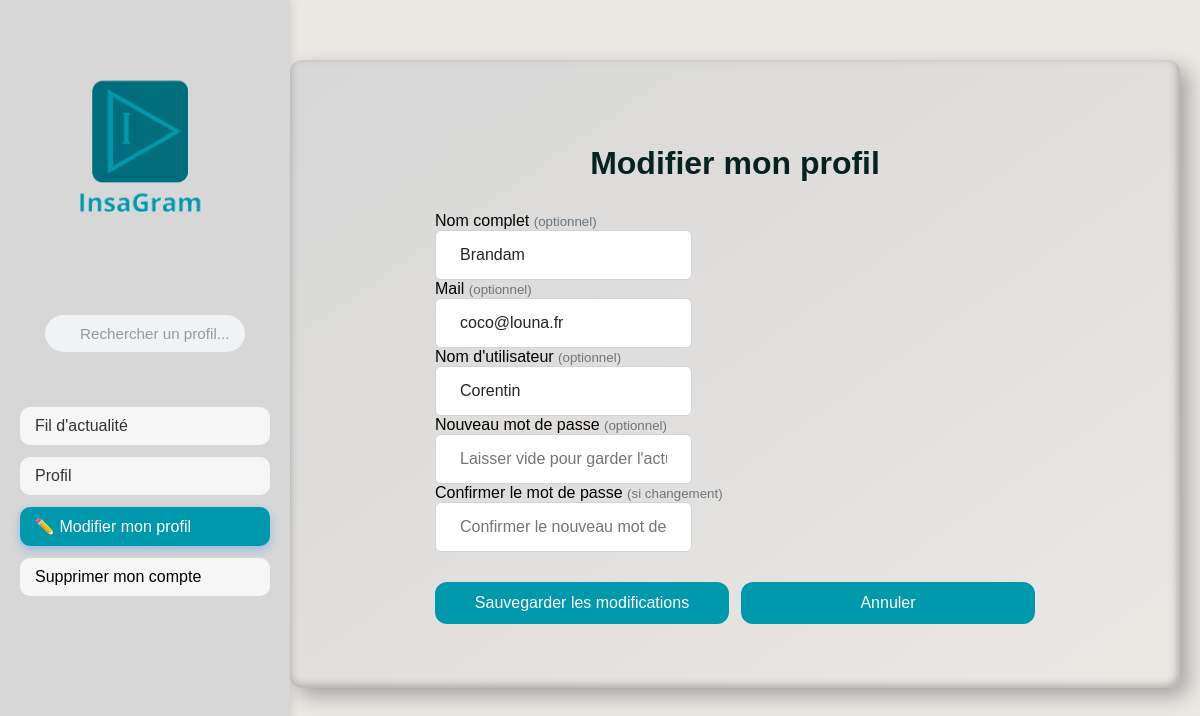
/edit_profile (signed in), run on the app's committed database.
### app.py (models this page shows, shortened)
class User(db.Model):
    id = db.Column(db.Integer, primary_key=True)
    name = db.Column(db.String(80), unique=False, nullable=False)
    username = db.Column(db.String(80), unique=True, nullable=False)
    password = db.Column(db.String(80), nullable=False)
    email = db.Column(db.String(120), unique=True, nullable=False)
    biography = db.Column(db.Text, nullable=True)
    posts = db.relationship('Post', backref='author', lazy=True)
    followed = db.relationship(
        'User',
        secondary=followers,
        primaryjoin=(followers.c.follower_id == id),
        secondaryjoin=(followers.c.followed_id == id),
        backref=db.backref('followers', lazy='dynamic'),
        lazy='dynamic'
    )

### app.py (the view, shortened to what this page needs)
@app.route('/edit_profile', methods=['GET', 'POST'])
def edit_profile():
    if 'username' not in session:
        return redirect(url_for('login'))
    user = User.query.filter_by(username=session['username']).first()
    return render_template('edit_profile.html', user=user)

### templates/edit_profile.html (shortened to what this page needs)
<!DOCTYPE html>
<html lang="fr">
<head>
    <link rel="stylesheet" href="{{ url_for('static', filename='style.css') }}">
</head>
<body>
<div class="sidebar">
    <img src="{{ url_for('static', filename='images/LOGO_sidebar.png') }}" alt="Logo InsaGram" class="logo">
    <div class="container-search">
        <form method="GET" action="{{ url_for('search') }}" class="search-form">
            <input
                type="text"
                name="q"
                placeholder="Rechercher un profil..."
                aria-label="Rechercher"
                class="search-input-with-icon">
        </form>
    </div>
    <nav class="sidebar-nav">
        <form action="{{ url_for('feed') }}" method="get">
            <button
                type="submit"
                class="sidebar-btn {% if request.endpoint == 'feed' %}active{% endif %}">
                Fil d'actualité
            </button>
        </form>
        <form action="{{ url_for('profile') }}" method="get">
            <button
                type="submit"
                class="sidebar-btn {% if request.endpoint == 'profile' %}active{% endif %}">
                Profil
            </button>
        </form>
        <form action="{{ url_for('edit_profile') }}" method="get">
            <button
                type="submit"
                class="sidebar-btn {% if request.endpoint == 'edit_profile' %}active{% endif %}">
                ✏️ Modifier mon profil
            </button>
        </form>
        <form action="{{ url_for('delete_account') }}" method="get">
            <button
                type="submit"
                class="sidebar-btn btn-danger">
                Supprimer mon compte
            </button>
        </form>
    </nav>
</div>
<div class="main-content bg-light">
    <div class="container container--lg">
        <h1 class="h1" style="text-align: center;">Modifier mon profil</h1>
        <div class="edit-profile-wrapper">
            <form method="POST" action="{{ url_for('edit_profile') }}" class="edit-profile-form">
                <div class="mb-3">
                    <label for="name" class="form-label">Nom complet <small class="text-muted">(optionnel)</small></label>
                    <input
                        type="text"
                        class="form-control"
                        id="name"
                        name="name"
                        value="{{ user.name }}"
                        placeholder="Laisser vide pour garder l'actuel">
                </div>
                <div class="mb-3">
                    <label for="email" class="form-label">Mail <small class="text-muted">(optionnel)</small></label>
                    <input
                        type="email"
                        class="form-control"
                        id="email"
                        name="email"
                        value="{{ user.email }}"
                        placeholder="Laisser vide pour garder l'actuel">
                </div>
                <div class="mb-3">
                    <label for="username" class="form-label">Nom d'utilisateur <small class="text-muted">(optionnel)</small></label>
                    <input
                        type="text"
                        class="form-control"
                        id="username"
                        name="username"
                        value="{{ user.username }}"
                        placeholder="Laisser vide pour garder l'actuel">
                </div>
                <div class="mb-3">
                    <label for="password" class="form-label">Nouveau mot de passe <small class="text-muted">(optionnel)</small></label>
                    <input
                        type="password"
                        class="form-control"
                        id="password"
                        name="password"
                        minlength="6"
                        placeholder="Laisser vide pour garder l'actuel">
                </div>
                <div class="mb-3">
                    <label for="confirm_password" class="form-label">Confirmer le mot de passe <small class="text-muted">(si changement)</small></label>
                    <input
                        type="password"
                        class="form-control"
                        id="confirm_password"
                        name="confirm_password"
                        minlength="6"
                        placeholder="Confirmer le nouveau mot de passe">
                </div>
                <div style="display: flex; gap: 12px; margin-top: 30px;">
                    <button type="submit" class="btn btn-primary" style="flex: 1;">Sauvegarder les modifications</button>
                    <a href="{{ url_for('profile') }}" class="btn" style="flex: 1; text-align: center;">Annuler</a>
                </div>
            </form>
        </div>
    </div>
</div>
</body>
</html>

### static/style.css (style rules this page uses)
:root { --background: rgb(235, 232, 228); --background-2: rgb(215, 215, 215); --bleu-ombre: #00485280; --bleu-1: #006d7cff; --bleu-2: #0098acff; --bleu-3: #00c7e153; --vert-ombre: #193e0068; --vert-1: #327c01ff; --vert-2: #46b000ff; --vert-3: #54d30046; --radius-sm: 8px; --radius-md: 12px; --radius-lg: 18px; --soft: rgba(0,127,127,0.06); --text: #062221ff; }
body { font-family: Arial, sans-serif; background-color: var(--background); display: block; margin: 0 auto; width: 100%; max-width: 1200px; min-height: 100vh; overflow-x: hidden; }
.sidebar { position: fixed; top: 0; left: 0; height: 100vh; width: 250px; background-color: var(--background-2); padding: 20px; box-shadow: 2px 0 8px rgba(0,0,0,0.1); display: flex; flex-direction: column; gap: 15px; z-index: 100; }
.sidebar-nav { display: flex; flex-direction: column; gap: 12px; width: 100%; margin-top: 20px; }
.sidebar-btn { display: block; width: 100%; background-color: #f6f6f6; border: none; color: #333; font-size: 1rem; font-weight: 500; padding: 10px 15px; border-radius: 10px; cursor: pointer; text-align: left; transition: all 0.3s ease; }
.sidebar-btn.active { background-color: var(--bleu-2); color: white; box-shadow: 0 4px 10px rgba(0, 123, 255, 0.3); transform: none; }
.sidebar-btn.btn-danger { width: 100%; background-color: #f6f6f6; color: #000000; }
.sidebar-nav form { width: 100%; }
.main-content { margin-left: 270px; padding: 20px; }
.container { background: linear-gradient(145deg, var(--background-2), var(--background)); padding: 40px; border-radius: var(--radius-md); box-shadow: 8px 8px 20px rgba(0, 0, 0, 0.3), -8px -8px 20px rgba(255, 255, 255, 0.1), inset 2px 2px 8px rgba(255, 255, 255, 0.2), inset -2px -2px 8px rgba(0, 0, 0, 0.3); text-align: center; width: 100%; max-width: 400px; transition: transform 0.2s ease, box-shadow 0.2s ease; }
.container-search { width: 100%; display: flex; justify-content: center; align-items: center; margin: 20px 0; }
.search-form { position: relative; width: 80%; max-width: 220px; display: flex; justify-content: center; }
.search-input-with-icon { width: 100%; padding: 10px 15px 10px 35px; background-color: #f0f2f5; border: none; border-radius: 25px; font-size: 0.95rem; color: #333; text-align: left; transition: all 0.3s ease; outline: none; }
.search-input-with-icon::placeholder { color: #999; }
.container--lg { background: linear-gradient(145deg, var(--background-2), var(--background)); max-width: 2000px; padding: 64px; margin: 40px auto; text-align: left; box-shadow: 8px 8px 20px rgba(0, 0, 0, 0.3), -8px -8px 20px rgba(255, 255, 255, 0.1), inset 2px 2px 8px rgba(255, 255, 255, 0.2), inset -2px -2px 8px rgba(0, 0, 0, 0.3); border-radius: var(--radius-md); }
.form-control { display: block; padding: 12px 24px; font-size: 16px; line-height: 1.5; color: #212529; background-color: #fff; border: 1px solid #ced4da; border-radius: 0.375rem; transition: border-color .15s ease-in-out, box-shadow .15s ease-in-out; }
img.logo { width: 240px; margin-bottom: 20px; }
.h1 { margin-bottom: 30px; color: var(--text); }
.text-muted { color: #6c757d !important; }
.btn { background-color: var(--bleu-2); color: white; padding: 12px 24px; border: none; border-radius: var(--radius-md); font-size: 16px; cursor: pointer; transition: background-color 0.3s, transform 0.2s; text-decoration: none; display: inline-block; }
.btn:link, .btn:visited, .btn:hover, .btn:active { text-decoration: none !important; }

### templates/edit_profile.html (style rules this page uses)
.main-content { display: flex; justify-content: center; }
.container.container--lg { width: 100%; max-width: 800px; }
.edit-profile-wrapper { display: flex; justify-content: center; width: 100%; }
.edit-profile-form { width: 100%; max-width: 600px; }

### data on the page
User: name "Brandam", email "coco@louna.fr", username "Corentin"
